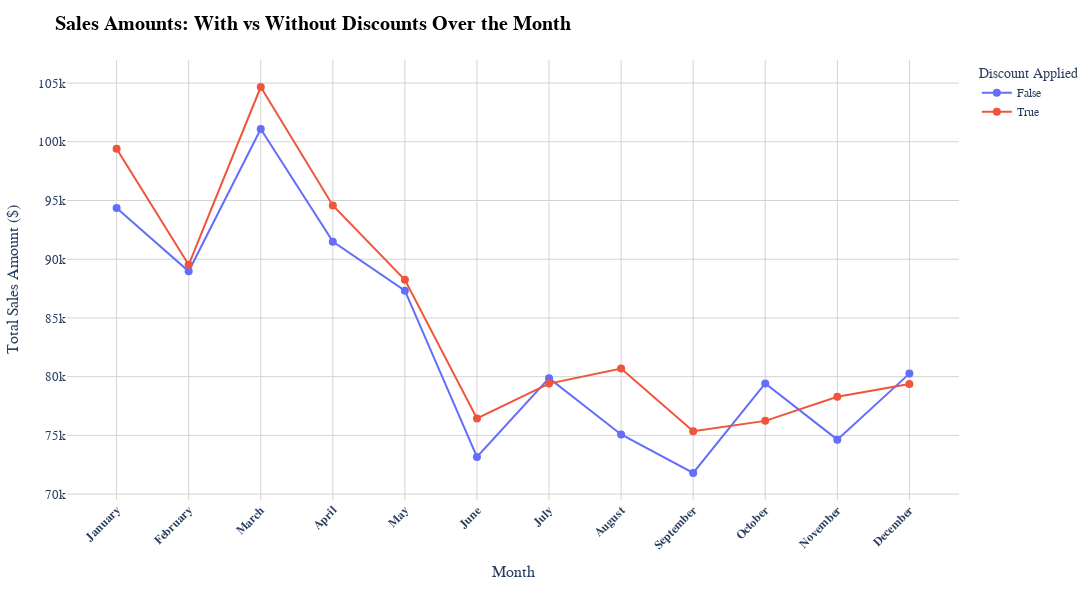

Notebook code cell kept with this figure:
### Code cell
import plotly.express as px

fig = px.line(sales_comparison, x='Month', y='Amount($)', color='Discount_Applied',
              title='<b>Sales Amounts: With vs Without Discounts Over the Month</b>',
              labels={'Amount($)': 'Total Sales Amount ($)', 'Month': 'Month'},
              markers=True)

# Update layout to match the desired theme
fig.update_layout(
    title_font=dict(size=20, family='Arial', color='black'),
    font=dict(size=13, family='Arial'),
    height=600,
    width=1300,
    plot_bgcolor='white',
    margin=dict(t=60, b=100, l=50, r=50),  # Adjusted margins for better spacing
    showlegend=True,
    legend=dict(
        title='Discount Applied',
        font=dict(size=12, family='Arial')
    ),
    xaxis=dict(
        title='Month',
        tickangle=-45,  # Rotate x-axis labels for readability
        tickfont=dict(size=12, family='Arial', weight='bold'),
        showgrid=True,
        gridcolor='lightgray',
    ),
    yaxis=dict(
        title='Total Sales Amount ($)',
        showgrid=True,
        gridcolor='lightgray',
    )
)

# Enhance markers and line visibility
fig.update_traces(
    marker=dict(size=8),  # Adjust marker size for visibility
    line=dict(width=2),  # Adjust line width for clarity
    texttemplate='%{text}',
    textposition='top center',
    textfont=dict(size=11, color='black', family='Arial', weight='bold')
)

# Show the plot
fig.show()

### Figure 1 — Plotly figure (JSON) as saved in the notebook; plotly's stock layout.template omitted (floating-point values rounded to 4 significant figures)
{"data": [{"hovertemplate": "Discount_Applied=False<br>Month=%{x}<br>Total Sales Amount ($)=%{y}<extra></extra>", "legendgroup": "False", "line": {"color": "#636efa", "dash": "solid", "width": 2}, "marker": {"size": 8, "symbol": "circle"}, "mode": "lines+markers", "name": "False", "orientation": "v", "showlegend": true, "textfont": {"color": "black", "family": "Arial", "size": 11, "weight": "bold"}, "textposition": "top center", "texttemplate": "%{text}", "type": "scatter", "x": ["January", "February", "March", "April", "May", "June", "July", "August", "September", "October", "November", "December"], "xaxis": "x", "y": [94370.0, 88970.0, 101100.0, 91500.0, 87320.0, 73160.0, 79870.0, 75079, 71800.0, 79420.0, 74640.0, 80260.0], "yaxis": "y"}, {"hovertemplate": "Discount_Applied=True<br>Month=%{x}<br>Total Sales Amount ($)=%{y}<extra></extra>", "legendgroup": "True", "line": {"color": "#EF553B", "dash": "solid", "width": 2}, "marker": {"size": 8, "symbol": "circle"}, "mode": "lines+markers", "name": "True", "orientation": "v", "showlegend": true, "textfont": {"color": "black", "family": "Arial", "size": 11, "weight": "bold"}, "textposition": "top center", "texttemplate": "%{text}", "type": "scatter", "x": ["January", "February", "March", "April", "May", "June", "July", "August", "September", "October", "November", "December"], "xaxis": "x", "y": [99400.0, 89530.0, 104700.0, 94580.0, 88250.0, 76440.0, 79410.0, 80690.0, 75360.0, 76240.0, 78290.0, 79380.0], "yaxis": "y"}], "layout": {"font": {"family": "Arial", "size": 13}, "height": 600, "legend": {"font": {"family": "Arial", "size": 12}, "title": {"text": "Discount Applied"}, "tracegroupgap": 0}, "margin": {"b": 100, "l": 50, "r": 50, "t": 60}, "plot_bgcolor": "white", "showlegend": true, "title": {"font": {"color": "black", "family": "Arial", "size": 20}, "text": "<b>Sales Amounts: With vs Without Discounts Over the Month</b>"}, "width": 1300, "xaxis": {"anchor": "y", "domain": [0, 1], "gridcolor": "lightgray", "showgrid": true, "tickangle": -45, "tickfont": {"family": "Arial", "size": 12, "weight": "bold"}, "title": {"text": "Month"}}, "yaxis": {"anchor": "x", "domain": [0, 1], "gridcolor": "lightgray", "showgrid": true, "title": {"text": "Total Sales Amount ($)"}}}}
